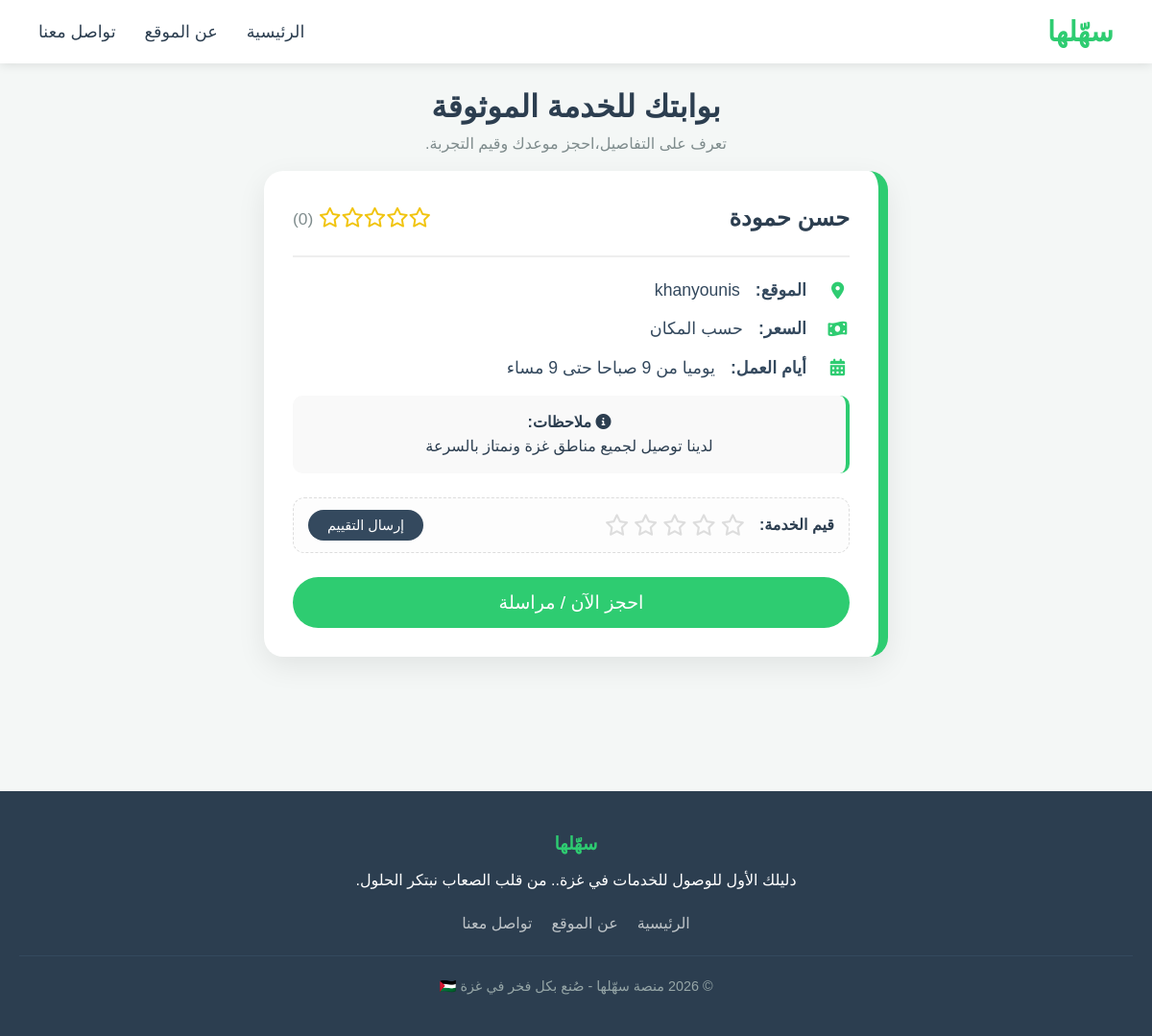
The app's page /details.php?id=3 with its own data.
### tables this page shows
CREATE TABLE `services` (
  `id` int(11) NOT NULL,
  `user_id` int(11) DEFAULT NULL,
  `full_name` varchar(255) NOT NULL,
  `service_type` varchar(100) NOT NULL,
  `location` varchar(100) NOT NULL,
  `price` varchar(100) DEFAULT 'حسب الاتفاق',
  `work_days` varchar(255) DEFAULT NULL,
  `notes` text DEFAULT NULL,
  `username` varchar(50) NOT NULL,
  `password` varchar(255) NOT NULL,
  `image` varchar(255) DEFAULT 'default.jpg',
  `total_rating` int(11) DEFAULT 0,
  `rating_count` int(11) DEFAULT 0,
  `created_at` timestamp NOT NULL DEFAULT current_timestamp()
);

### details.php (the view, shortened to what this page needs)
<?php
$conn = new mysqli("localhost", "root", "", "sahilha_db");
$conn->set_charset("utf8mb4");
$id = isset($_GET['id']) ? intval($_GET['id']) : 0;
$result = $conn->query("SELECT * FROM services WHERE id = $id");
$service = $result->fetch_assoc();
$average = 0;
?>
<!DOCTYPE html>
<html lang="ar" dir="rtl">
<head>
    <link rel="stylesheet" href="style.css">
    <link rel="stylesheet" href="https://cdnjs.cloudflare.com/ajax/libs/font-awesome/6.0.0/css/all.min.css">
</head>
<body>
    <nav class="navbar">
        <div class="nav-container">
            <a href="index.html" class="logo">سهّلها</a>
            <ul class="nav-links">
                <li><a href="search-service.html">الرئيسية</a></li>
                <li><a href="about.html">عن الموقع</a></li>
                <li><a href="contact.html">تواصل معنا</a></li>
            </ul>
        </div>
    </nav>
    <div class="container">
        <div class="header-spacing">
            <h1 style="color: #2C3E50; font-size: 2rem;">بوابتك للخدمة الموثوقة</h1>
            <p style="color: #7f8c8d;">تعرف على التفاصيل،احجز موعدك وقيم التجربة.</p>
        </div>
        <div class="details-card">
            <div style="display: flex; justify-content: space-between; align-items: center;">
                <h2 style="color: #2C3E50; margin: 0;"><?php echo htmlspecialchars($service['full_name']); ?></h2>
                <div class="rating-display">
                    <?php
                    for($i=1; $i<=5; $i++) {
                        echo ($i <= $average) ? '<i class="fas fa-star"></i>' : '<i class="far fa-star"></i>';
                    }
                    ?>
                    <small style="color: #7f8c8d;">(<?php echo $average; ?>)</small>
                </div>
            </div>
            <hr style="border: 0.5px solid #eee; margin: 20px 0;">
            <div class="detail-item">
                <i class="fas fa-map-marker-alt"></i>
                <strong>الموقع:</strong>
                <span style="margin-right: 6px;"><?php echo htmlspecialchars($service['location']); ?></span>
            </div>
            <div class="detail-item">
                <i class="fas fa-money-bill-wave"></i>
                <strong>السعر:</strong>
                <span style="margin-right: 6px;"><?php echo htmlspecialchars($service['price']); ?></span>
            </div>
            <div class="detail-item">
                <i class="fas fa-calendar-alt"></i>
                <strong>أيام العمل:</strong>
                <span style="margin-right: 6px;"><?php echo htmlspecialchars($service['work_days']); ?></span>
            </div>
            <div style="background: #f9f9f9; padding: 15px; border-radius: 10px; border-right: 4px solid #2ECC71; margin-top: 15px;">
                <p><strong><i class="fas fa-info-circle"></i> ملاحظات:</strong></p>
                <p><?php echo nl2br(htmlspecialchars($service['notes'])); ?></p>
            </div>
            <form method="POST" id="ratingForm" class="rating-row">
                <span style="font-weight: bold;">قيم الخدمة:</span>
                <div class="stars-input" id="starsContainer">
                    <i class="far fa-star" data-val="1"></i>
                    <i class="far fa-star" data-val="2"></i>
                    <i class="far fa-star" data-val="3"></i>
                    <i class="far fa-star" data-val="4"></i>
                    <i class="far fa-star" data-val="5"></i>
                </div>
                <button type="submit" class="btn-submit-rating">إرسال التقييم</button>
            </form>
            <button onclick="openBooking()" class="btn-primary" style="width: 100%; margin-top: 25px; padding: 15px; font-size: 1.2rem; border-radius: 50px;">احجز الآن / مراسلة</button>
        </div>
    </div>
    <footer>
        <div class="footer-content">
            <h3>سهّلها</h3>
            <p>دليلك الأول للوصول للخدمات في غزة.. من قلب الصعاب نبتكر الحلول.</p>
            <ul class="footer-links">
                <li><a href="search-service.html">الرئيسية</a></li>
                <li><a href="about.html">عن الموقع</a></li>
                <li><a href="contact.html">تواصل معنا</a></li>
            </ul>
        </div>
        <div class="copyright">
           &copy; 2026 منصة سهّلها - صُنع بكل فخر في غزة 🇵🇸
        </div>
    </footer>
</body>
</html>

### style.css (style rules this page uses)
* { margin: 0; padding: 0; box-sizing: border-box; }
body { direction: rtl; background-color: #f9f9f9; font-family: 'Cairo', sans-serif; color: #2C3E50; line-height: 1.6; }
.container { max-width: 1250px !important; margin: 0 auto; padding: 10px 20px !important; text-align: center; }
.navbar { background-color: white; width: 100%; padding: 10px 0; box-shadow: 0 2px 10px rgba(0,0,0,0.1); position: sticky; top: 0; z-index: 9999; }
.nav-container { max-width: 1250px; margin: 0 auto; display: flex; justify-content: space-between; align-items: center; padding: 0 40px; }
.logo { font-size: 1.8rem; font-weight: bold; color: #2ECC71; text-decoration: none; font-family: 'Tajawal', sans-serif; }
.nav-links { list-style: none; display: flex; gap: 30px; }
.nav-links a { color: #2C3E50; text-decoration: none; font-size: 1.1rem; transition: color 0.3s; }
.btn-primary { background: #2ECC71; color: white; border: none; }
footer { background-color: #2C3E50; color: white; padding: 40px 20px; text-align: center; margin-top: 50px !important; width: 100%; }
.footer-content h3 { font-family: 'Tajawal', sans-serif; color: #2ECC71; margin-bottom: 10px; }
.footer-links { list-style: none; display: flex; justify-content: center; gap: 20px; margin: 20px 0; }
.footer-links a { color: #bdc3c7; text-decoration: none; }
.copyright { font-size: 0.9rem; color: #95a5a6; border-top: 1px solid #34495e; padding-top: 20px; margin-top: 20px; }
body, input, button { font-family: 'Cairo', sans-serif; }
button, .main-btn-style { font-family: 'Cairo', sans-serif; font-size: 1.1rem; padding: 12px 30px; border-radius: 50px; border: none; cursor: pointer; transition: all 0.3s ease-in-out; }
footer { background-color: #2C3E50; color: white; padding: 40px 20px; text-align: center; margin-top: 80px !important; width: 100%; clear: both; }
.btn-submit-rating { background: #34495e; color: white; border: none; padding: 8px 25px; border-radius: 50px; cursor: pointer; font-size: 0.9rem; transition: 0.3s; margin-right: auto; margin-left: 0; }
.detail-item { font-size: 1.1rem; margin-bottom: 12px; color: #34495e; display: flex; align-items: center; gap: 10px; }

### details.php (style rules this page uses)
body { background-color: #f4f7f6; font-family: 'Cairo', sans-serif; }
.header-spacing { text-align: center; margin-top: 10px !important; margin-bottom: 5px; }
.details-card { background: white; border-radius: 20px; padding: 30px; margin: 15px auto 50px auto; max-width: 650px; border-right: 10px solid #2ECC71; box-shadow: 0 10px 30px rgba(0,0,0,0.08); }
.rating-row { display: flex; align-items: center; background: #fdfdfd; padding: 12px 15px; border-radius: 12px; border: 1px dashed #ddd; margin-top: 25px; width: 100%; }
.stars-input { margin-right: 15px; display: flex; gap: 5px; }
.stars-input i { cursor: pointer; color: #ddd; font-size: 1.4rem; }
.btn-submit-rating { background: #34495e; color: white; border: none; padding: 8px 20px; border-radius: 50px; cursor: pointer; font-size: 0.9rem; margin-right: auto; margin-left: 0; }
.rating-display { color: #f1c40f; font-size: 1.3rem; }
.detail-item { font-size: 1.1rem; margin-bottom: 12px; color: #34495e; display: flex; align-items: center; }
.detail-item i { color: #2ECC71; margin-left: 10px; width: 25px; }

### records on screen
services: full_name "حسن حمودة", location "khanyounis", price "حسب المكان", work_days "يوميا من 9 صباحا حتى 9 مساء", notes "لدينا توصيل لجميع مناطق غزة ونمتاز بالسرعة"

### other values on screen
$average "0"
